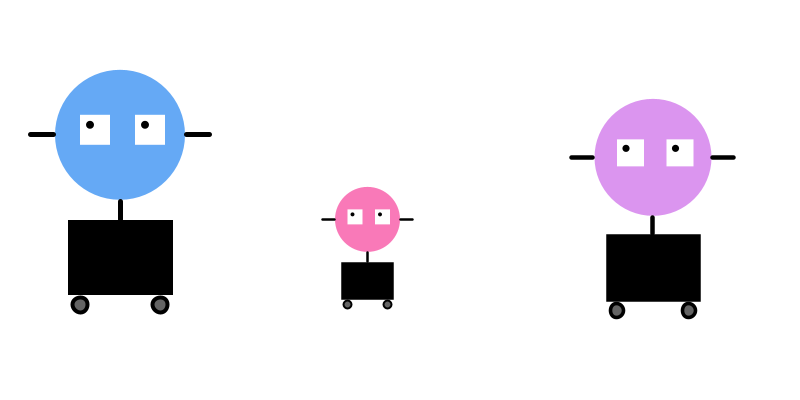
Frame 1 (no input)
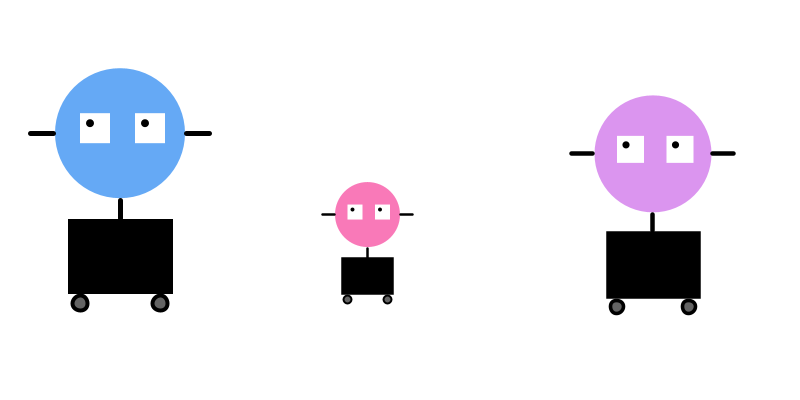
Frame 60 (the mouse pressed at the canvas centre just before this capture)
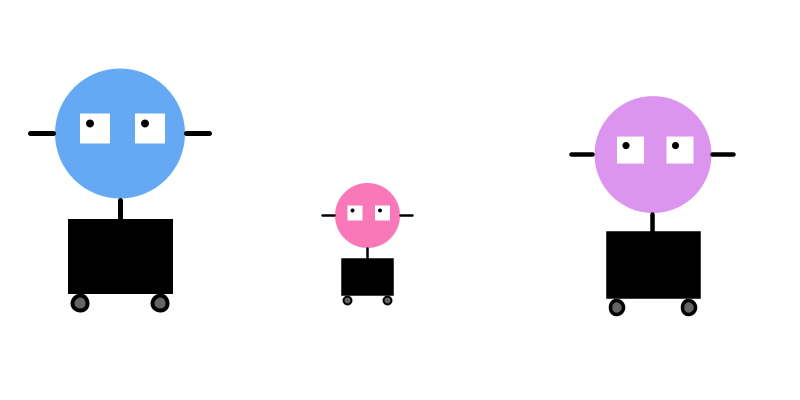
Frame 120 (the mouse held since frame 60 and released just before this capture)

The Processing sketch that drew these frames (run headless with seeded random() and noise(); from frame 60 on, the mouse is pressed at the canvas centre):

// Processing sketch: processing_54038
// ── processing_54038.pde

color c1, c2, c3;

float angle = 0.0;
float scalar = 20;
float speed = 0.07;

void setup() {
  size(800, 400);
  smooth();
  c1 = color(101, 169, 245);
  c2 = color(249, 121, 184);
  c3 = color(219, 149, 239);
}

void draw () {
  background(255);
  float yone = sin(angle + .5) * scalar;
  robot(150, 200+yone*.5, c1);
  pushMatrix();
  translate(170,140);
  scale(.5);
  robot(425, 200+yone*3, c2);
  popMatrix();
  pushMatrix();
  translate(50,30);
  scale(.9);
  robot(700, 200+yone*1.2, c3);
  popMatrix();
}

void robot(int x, float yone, color c) {
  
  pushMatrix();
  translate(x, yone);
  noStroke();
  fill(c);
  ellipse(-30, -70, 130, 130);//head
  fill(255);
  rect(-70, -90, 30, 30);//eft eye
  rect(-15, -90, 30, 30);//right eye
  fill(0);
  ellipse(-60, -80, 8, 8);//left pupil
  ellipse(-5, -80, 8, 8);//right pupil
  stroke(0);
  strokeWeight(5);
  line(-120, -70, -97, -70);//left antenna
  line(36, -70, 59, -70);//right antenna
  line(-30, -3, -30, 15);//neck
  rect(-80,18, 100,70);//body
  strokeWeight(4);
  fill(100);
  ellipse(-70, 100,15, 15);//left wheel
  ellipse(10, 100, 15, 15);
  angle += speed;
  popMatrix();
  
}
